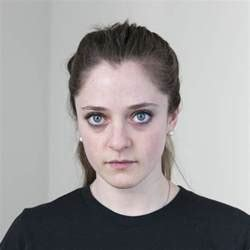
#> input picture utils/face_alignment/pic.png, 250 x 250 px, found by its file name
$ python align_faces.py
#> lines starting #> are read from the running program, lines starting #| are printed output that depends on the picture; after the words box and inside, x2 and y2 are one past the last pixel; in counts of white or black regions, pixels touching at a corner belong together
#> further down, img is the input picture: shape (250, 250, 3); mean B, G, R 153.8, 153.4, 156.2
#> (printed output is left out)
import cv2
import math
import matplotlib.pyplot as plt
import pandas as pd
from PIL import Image
import numpy as np
import os

# Detect face
def face_detection(img):
    faces = face_detector.detectMultiScale(img, 1.1, 4)
#> faces = [[57, 69, 124, 124]]
    if (len(faces) <= 0):
        img_gray = cv2.cvtColor(img, cv2.COLOR_BGR2GRAY)
        return img, img_gray
    else:
        X, Y, W, H = faces[0]
#> X = 57; Y = 69; W = 124; H = 124
        img = img[int(Y):int(Y+H), int(X):int(X+W)]
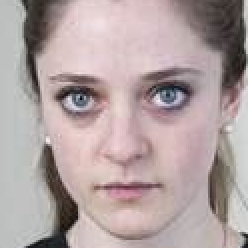
#> img: shape (124, 124, 3) (shown 2 times larger); mean B, G, R 161.4, 161.6, 176.9
        return img, cv2.cvtColor(img, cv2.COLOR_BGR2BGRA)

# Find eyes
def align_face(input):
    def trignometry_for_distance(a, b):
        return math.sqrt(
            ((b[0] - a[0]) * (b[0] - a[0])) +\
            ((b[1] - a[1]) * (b[1] - a[1]))
        )

    img_raw = input.copy()
    img, gray_img = face_detection(input)
    eyes = eye_detector.detectMultiScale(gray_img)
#> eyes = [[65, 31, 34, 34], [22, 35, 30, 30]]

    if len(eyes) >= 2:
        eye = eyes[:, 2]
#> eye = [34, 30]
        container1 = []
        for i in range(0, len(eye)):
            container = (eye[i], i)
            container1.append(container)
#> this loop made 2 passes
#> container on passes 1 to 2: (34, 0), (30, 1)
#> after the loop, container1 = [(34, 0), (30, 1)]

        df = pd.DataFrame(
            container1,
            columns=["length", "idx"]).sort_values(by=['length']
        )
#> df = table of 2 rows and 2 columns
        eyes = eyes[df.idx.values[0:2]]
#> eyes = [[22, 35, 30, 30], [65, 31, 34, 34]]

        # deciding to choose left and right eye
        eye_1 = eyes[0]
#> eye_1 = [22, 35, 30, 30]
        eye_2 = eyes[1]
#> eye_2 = [65, 31, 34, 34]
        if eye_1[0] > eye_2[0]:
            left_eye = eye_2
            right_eye = eye_1
        else:
            left_eye = eye_1
#> left_eye = [22, 35, 30, 30]
            right_eye = eye_2
#> right_eye = [65, 31, 34, 34]

        # center of eyes
        # center of right eye
        right_eye_center = (
            int(right_eye[0] + (right_eye[2]/2)),
            int(right_eye[1] + (right_eye[3]/2))
        )
#> right_eye_center = (82, 48)
        right_eye_x = right_eye_center[0]
#> right_eye_x = 82
        right_eye_y = right_eye_center[1]
#> right_eye_y = 48
        cv2.circle(img, right_eye_center, 2, (255, 0, 0), 3)
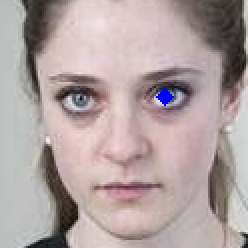
#> img: shape (124, 124, 3) (shown 2 times larger); 0.27% of pixels changed, all inside (x1, y1, x2, y2) = (78, 44, 87, 53)

        # center of left eye
        left_eye_center = (
            int(left_eye[0] + (left_eye[2] / 2)),
            int(left_eye[1] + (left_eye[3] / 2))
        )
#> left_eye_center = (37, 50)
        left_eye_x = left_eye_center[0]
#> left_eye_x = 37
        left_eye_y = left_eye_center[1]
#> left_eye_y = 50
        cv2.circle(img, left_eye_center, 2, (255, 0, 0), 3)
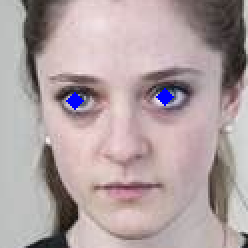
#> img: shape (124, 124, 3) (shown 2 times larger); 0.27% of pixels changed, all inside (x1, y1, x2, y2) = (33, 46, 42, 55)

        # finding rotation direction
        if left_eye_y > right_eye_y:
            point_3rd = (right_eye_x, left_eye_y)
#> point_3rd = (82, 50)
            direction = -1
        else:
            point_3rd = (left_eye_x, right_eye_y)
            direction = 1

        cv2.circle(img, point_3rd, 2, (255, 0, 0), 2)
#> img: shape (124, 124, 3); 0.08% of pixels changed, all inside (x1, y1, x2, y2) = (79, 50, 86, 54)
        a = trignometry_for_distance(
            left_eye_center,
            point_3rd
        )
#> a = 45
        b = trignometry_for_distance(
            right_eye_center,
            point_3rd
        )
#> b = 2
        c = trignometry_for_distance(
            right_eye_center,
            left_eye_center
        )
#> c = 45.04
        cos_a = (b*b + c*c - a*a)/(2*b*c)
#> cos_a = 0.0444
        angle = (np.arccos(cos_a) * 180) / math.pi
#> angle = 87.46

        if direction == -1:
            angle = 90 - angle
#> angle = 2.54
        else:
            angle = -(90-angle)

        # rotate image
        new_img = Image.fromarray(img_raw)
        new_img = np.array(new_img.rotate(direction * angle))
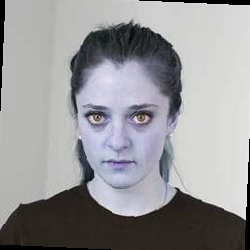
#> new_img: shape (250, 250, 3); mean R, G, B 150.5, 150.2, 153

    else:
        return img_raw

    return new_img

cur_dir = "/content/drive/MyDrive/ViT-MaskedAttention/utils/face_alignment" # os.getcwd()
path_for_face = os.path.join(cur_dir, "haarcascade_frontalface_default.xml")
path_for_eyes = os.path.join(cur_dir, "haarcascade_eye.xml")
path_for_nose = os.path.join(cur_dir, "haarcascade_mcs_nose.xml")
face_detector = cv2.CascadeClassifier(path_for_face)
eye_detector = cv2.CascadeClassifier(path_for_eyes)
nose_detector = cv2.CascadeClassifier(path_for_nose)

img_path = os.path.join(cur_dir, "pic.png")
img = cv2.imread(img_path)
print(img_path)
print(img)
plt.imshow(img[:, :, ::-1])
plt.show()

alignedFace = align_face(img)
#> img: shape (250, 250, 3)
img, gray_img = face_detection(alignedFace)
#> in face_detection (call 2), `faces = face_detector.detectMultiScale(img, 1.1, 4)`: faces = [[56, 67, 127, 127]]
#> in face_detection (call 2), `X, Y, W, H = faces[0]`: X = 56; Y = 67; W = 127
#> in face_detection (call 2), `img = img[int(Y):int(Y+H), int(X):int(X+W)]`:
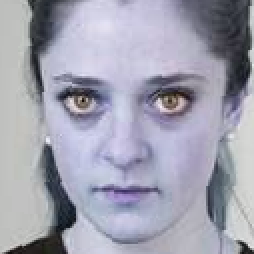
#> img: shape (127, 127, 3) (shown 2 times larger); mean R, G, B 161.1, 161.3, 176.1
#> gray_img: shape (127, 127, 4)

plt.imshow(img[:, :, ::-1])
plt.show()
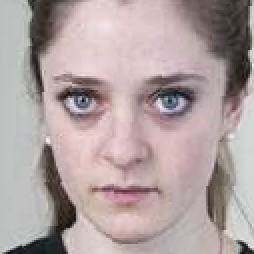
#> shown: shape (127, 127, 3) (shown 2 times larger); mean R, G, B 176.1, 161.3, 161.1
